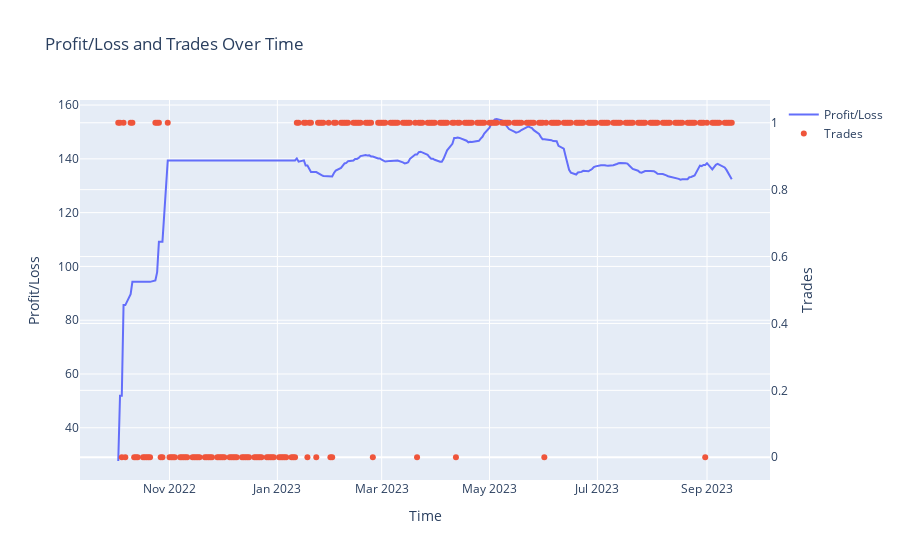

The code cell stored with this chart in its notebook:
### Code cell
best_profit, best_rolling_window, best_lower_threshold, best_upper_threshold = ots.study(rolling_window_range=[5,60,5], lower_threshold_range=[0.2,2,0.2], upper_threshold_range=[2,4,0.5], criteria="profit", min_trades=10, verbose=True, plot=True)

### Figure 1 — Plotly figure (JSON) as saved in the notebook; plotly's stock layout.template omitted (floating-point values rounded to 4 significant figures; data arrays with more than 128 entries replaced by an {"elided": "..."} marker saying what was removed)
{"data": [{"mode": "lines", "name": "Profit/Loss", "type": "scatter", "x": {"elided": "500 str values"}, "y": {"elided": "250 float values"}}, {"mode": "markers", "name": "Trades", "type": "scatter", "x": {"elided": "500 str values"}, "y": {"elided": "250 int values"}, "yaxis": "y2"}], "layout": {"title": {"text": "Profit/Loss and Trades Over Time"}, "xaxis": {"title": {"text": "Time"}}, "yaxis": {"title": {"text": "Profit/Loss"}}, "yaxis2": {"overlaying": "y", "side": "right", "title": {"text": "Trades"}}}}
